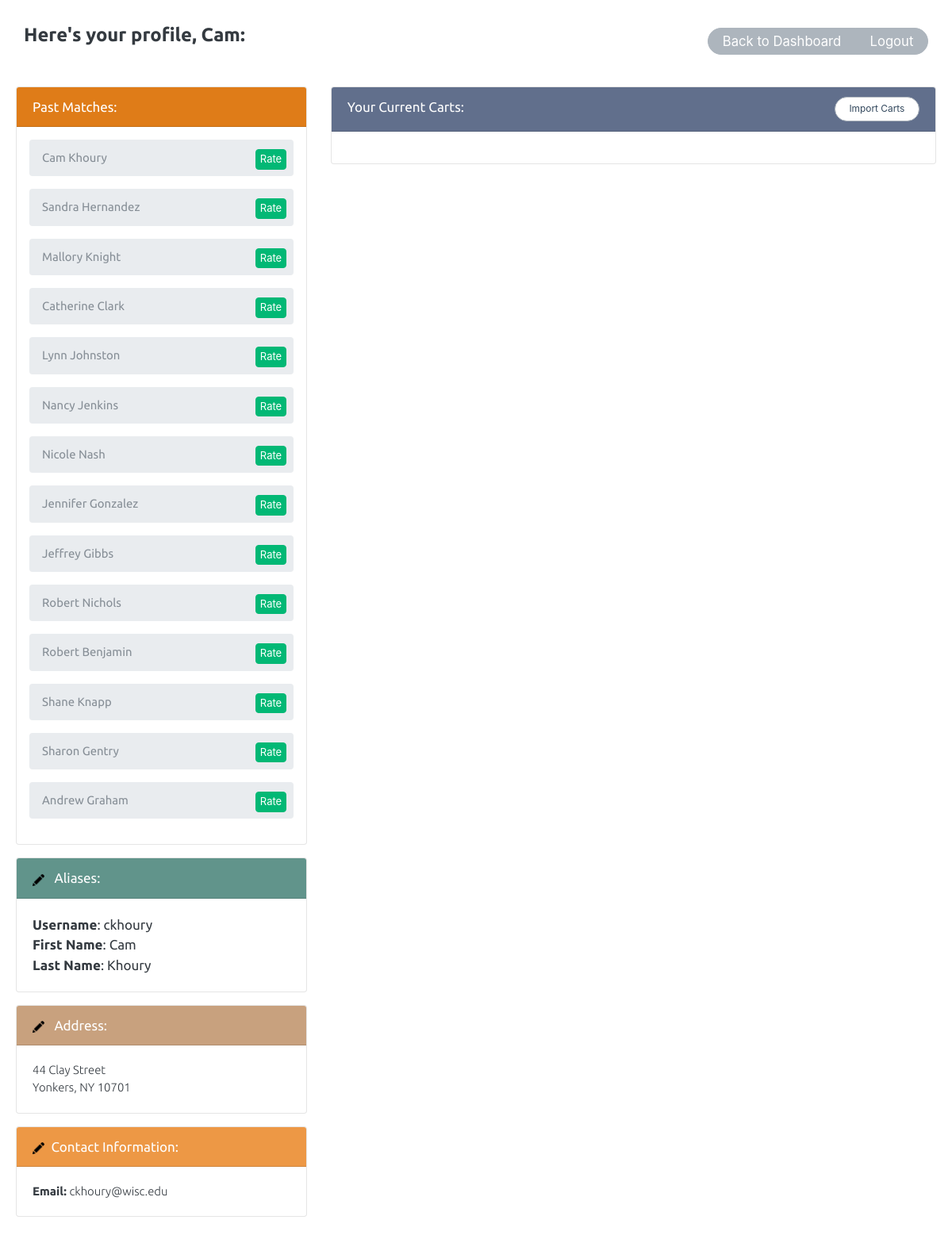
The app's page /profile (signed in), older data.
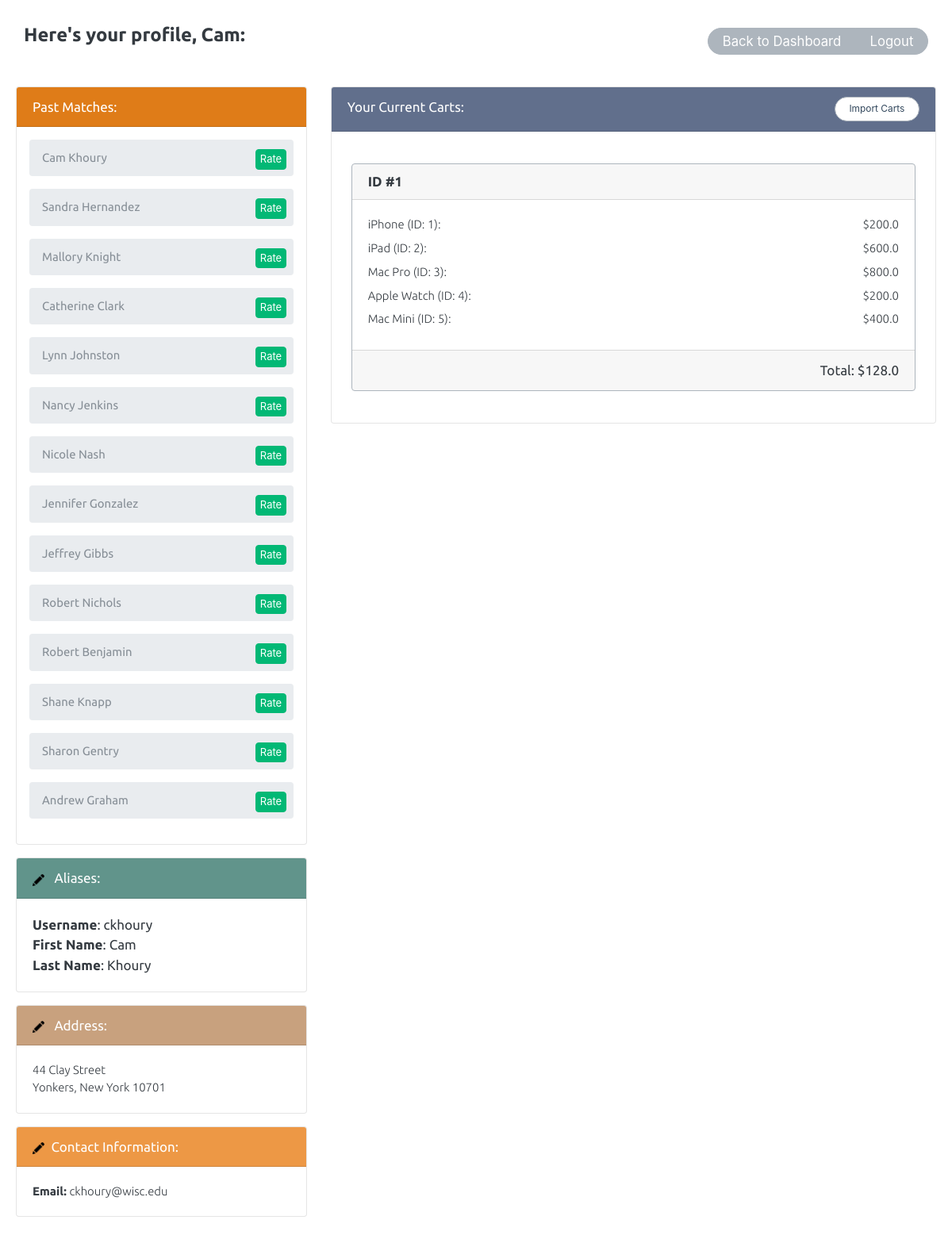
The same page, newer data.
### tables this page shows
CREATE TABLE User(
   UID INTEGER PRIMARY KEY,
   UserLevel TEXT,
   Username TEXT UNIQUE,
   Password TEXT,
   Email TEXT,
   Address TEXT,
   City Text,
   State Text,
   Zip Text,
   FirstName TEXT,
   LastName TEXT,
   Lat NUMERIC,
   Lon NUMERIC,
   OID INTEGER);

CREATE TABLE Cart(CID INTEGER PRIMARY KEY,
                IID INTEGER,
                Total REAL,
                SID INTEGER,
                UID INTEGER,
                FOREIGN KEY(IID) REFERENCES Item(IID),
                FOREIGN KEY(SID) REFERENCES Store(SID),
                FOREIGN KEY(UID) REFERENCES User(UID));

CREATE TABLE Item(IID INTEGER PRIMARY KEY, Price REAL, SID INTEGER NOT NULL, DESCRIPTION TEXT, QUANTITY INTEGER, FOREIGN KEY(SID) REFERENCES Store(SID));

### cartCombo_app.py (the view)
@app.route('/profile')
def profile():
    if not session.get('logged_in'):
       return render_template('login.html')
    con = sql.connect(db)
    con.row_factory = sql.Row
    cur = con.cursor()
    cur.execute("select * from User where UID=\'" + str(UID) + "\'")
    rows = cur.fetchall()
    if len(rows) == 0:
       return home()
    profile = dict();
    profile['username']= rows[0]['Username']
    profile['firstname']= rows[0]['FirstName']
    profile['lastname'] = rows[0]['LastName']
    profile['email'] = rows[0]['Email']
    profile['address'] = rows[0]['Address']
    profile['city'] = rows[0]['City']
    profile['state'] = rows[0]['State']
    profile['zip'] = rows[0]['zip']
    query = "SELECT Cart.CID AS 'CartID',Cart.Total AS 'Total',Item.Description AS 'Description',Item.IID AS 'ItemID',Item.Price AS 'Price', Item.Quantity AS 'Quantity' FROM Cart INNER JOIN CartItem ON Cart.CID = CartItem.CID INNER JOIN Item ON CartItem.IID = Item.IID WHERE UID = \'" + str(UID) + "\'"
    cur.execute(query)
    rows = cur.fetchall()
    listOfCarts = [];
    listofItems = [];
    unRatedUsers = [];
    for x in range(0, len(rows)):
      cart = dict()
      cart['cartID'] = rows[x]['CartID']
      cart['total'] = rows[x]['total']
      if(cart not in listOfCarts): listOfCarts.append(cart)
      item = dict()
      item['cartID'] = rows[x]['CartID']
      item['itemID'] = rows[x]['ItemID']
      item['price'] = rows[x]['Price']
      item['description'] = rows[x]['Description']
      item['quantity'] = rows[x]['Quantity']
      if(item not in listofItems): listofItems.append(item)
    number = 15;
    query = "SELECT * FROM User WHERE UID < \'" + str(number) + "\'"
    cur.execute(query)
    rows = cur.fetchall()
    for x in range(0, len(rows)):
        user = []
        user.append(rows[x]['Username'])
        user.append(rows[x]['FirstName'])
        user.append(rows[x]['LastName'])
        unRatedUsers.append(user)
    return render_template('profile.html', profile = profile, listOfItems = listofItems, listOfCarts = listOfCarts, numItemss = len(listofItems), unRatedUsers = unRatedUsers)

### templates/profile.html (shortened to what this page needs)
<!doctype html>
<html>
<head>
    <link rel="stylesheet" type="text/css" href="{{ url_for('static',filename='bootstrap_litera.min.css') }}">
    <link rel="stylesheet" type="text/css" href="{{ url_for('static',filename='default_style.css') }}">
</head>
<body style="background-color: white">
    <header>
        <h2>Here's your profile, {{profile['firstname']}}:
            <div class="btn-group" style="margin-top: 5px;">
              <button type="button" class="btn btn-secondary"><a href="/" style="color: white; text-decoration: none;"><small>Back to Dashboard</small></a>
              </button><button type="button" class="btn btn-secondary"><a href="/logout" style="color: white; text-decoration: none;"><small>Logout</small></a>
            </div>
    </h2>
    </header>
    <div class="wrapper" style="margin-top: 20px">
        <div class="row">
            <div class="col-4">
                <div class="card bg-light mb-3" style="background-color: var(--light);">
                    <div class="card-header" style="background-color: var(--darkorange); color: white">
                        Past Matches:</div>
                    <div class="card-body" style="padding: 1rem">
                        {% for user in unRatedUsers %}
                        <ol class="breadcrumb">
                          <li class="breadcrumb-item active">{{user[1]}} {{user[2]}}</li>
                          <button type="button" id=ratebutton sytle = "position: absolute; right: 15px;" class="btn btn-success" >Rate</button>
                        </ol>
                            {% endfor %}
                    </div>
                </div>
                <div class="card bg-light mb-3" style="background-color: var(--light);">
                    <div class="card-header" style="background-color: var(--teal1); color: white">
                        <a href="#"><img id="pen" data-toggle="modal" src="{{ url_for('static',filename='images/edit.png') }}" width="15em" onclick="showModal('name')"/></a> Aliases:
                    </div>
                    <div class="card-body">
                            <div>
                            <strong>Username</strong>: {{profile['username']}}<br>
                            </div>
                            <div>
                            <strong>First Name</strong>: <span id='firstname_p'>{{profile['firstname']}}</span><br>
                        </div>
                        <div>
                            <strong>Last Name</strong>: <span id="lastname_p"> {{profile['lastname']}}</span>
                        </div>
                    </div>
                </div>
                <div class="card bg-light mb-3" style="background-color: var(--light);">
                    <div class="card-header" style="background-color: var(--orange1); color: white">
                        <a href="#"><img id="pen" src="{{ url_for('static',filename='images/edit.png') }}" width="15em" onclick="showModal('address')"></a> Address:
                    </div>
                    <div class="card-body">
                        <p class="card-text">
                            <span id="address_p">{{profile['address']}}</span><br>
                            <span id="city_p">{{profile['city']}}</span>,
                            <span id="state_p">{{profile['state']}}</span>
                            <span id="zip_p">{{profile['zip']}}</span></p>
                    </div>
                </div>
                <div class="card bg-light mb-3" style="background-color: var(--light);">
                    <div class="card-header" style="background-color: var(--orange2); color: white">
                        <a href="#"><img id="pen" src="{{ url_for('static',filename='images/edit.png') }}" width="15em" onclick="showModal('contact')"></a>Contact Information:</div>
                    <div class="card-body">
                        <p class="card-text"><strong>Email:</strong>
                            <span id="email_p">{{profile['email']}}</span></p>
                    </div>
                </div>
            </div>
                            <div class="col-8">
                <div class="card bg-light bg-6" style="background-color: var(--light);">
                    <div class="card-header" style="background-color: var(--navy2); color: white">Your Current Carts:
                    <button type="button" style="float: right; background-color: white; color: var(--darkblue); text-decoration: none" class="btn btn-secondary" onclick="showModal('cart')"><small>Import Carts</small></button>
                    </div>
                    <div class="card-body">
                        <div class="row">
                            {% for cart in listOfCarts %}
                            <div class="card-body">
                                <div class="card border-secondary">
                                    <div>
                                        <h6 class="card-header" style="text-align:left;">ID #{{cart['cartID']}}
                                      </h6>
                                    </div>
                                    <div class="card-body">
                                        {% for item in listOfItems %} {% if item["cartID"] == cart['cartID']%}
                                        <p style="text-align:left; margin-bottom: .5em">
                                            {{item['description']}} (ID: {{item['itemID']}}):
                                            <span style="float:right;">${{item['price']}}</span>
                                        </p>
                                        {% endif %} {% endfor %}
                                    </div>
                                    <div class="card-footer" href="#" class="info-link" style="text-align: right; padding-right: 20px">Total: ${{cart['total']}}</div>
                                </div>
                            </div>
                            <hr/> {% endfor %}
                        </div>
                    </div>
                </div>
            </div>
    </div>
</body>
</html>

### static/default_style.css (style rules this page uses)
:root { --darkblue: #34495e; --navy1:#495a80; --navy2:#616f8c; --neutral:#9d9291; --orange1:#c8a17e; --orange2:#ed9845; --darkorange: #df7c18; }
header { max-width: 1200px; margin: 0 auto; padding: 20px 20px 0; }
h2 { font-size: 1.4em; padding: 10px; }
p { margin-bottom: 1em; padding: 0 10px; font-family: 'Ubuntu', sans-serif; font-size: .875em; font-weight: 100; }

### templates/profile.html (style rules this page uses)
body { font-family: 'Ubuntu', sans-serif; }
.btn-group { float: right; }
.btn-secondary { margin-left: 5%; padding-top: 2px; padding-bottom: 5px; }
strong { font-weight: bold; }
.wrapper { max-width: 1200px; margin: 0 auto; padding: 20px; }
p { padding: 0px; }
#pen { margin-right:.5em; }
#ratebutton { position: absolute; right: 25px; border-radius: 4px; padding-left: 4.5px; padding-right: 4.5px; padding-top: 2px; padding-bottom: 2px; }

Row changes from the older to the newer data that the page shows:
changed User "Cam": state "NY" → "New York"
now on this page (row edited): Cart: cartID "1", description "iPhone", itemID "1", price "200.0", description "iPad", itemID "2", price "600.0", description "Mac Pro", itemID "3", price "800.0", description "Apple Watch", itemID "4", description "Mac Mini", itemID "5", price "400.0", total "128.0"
